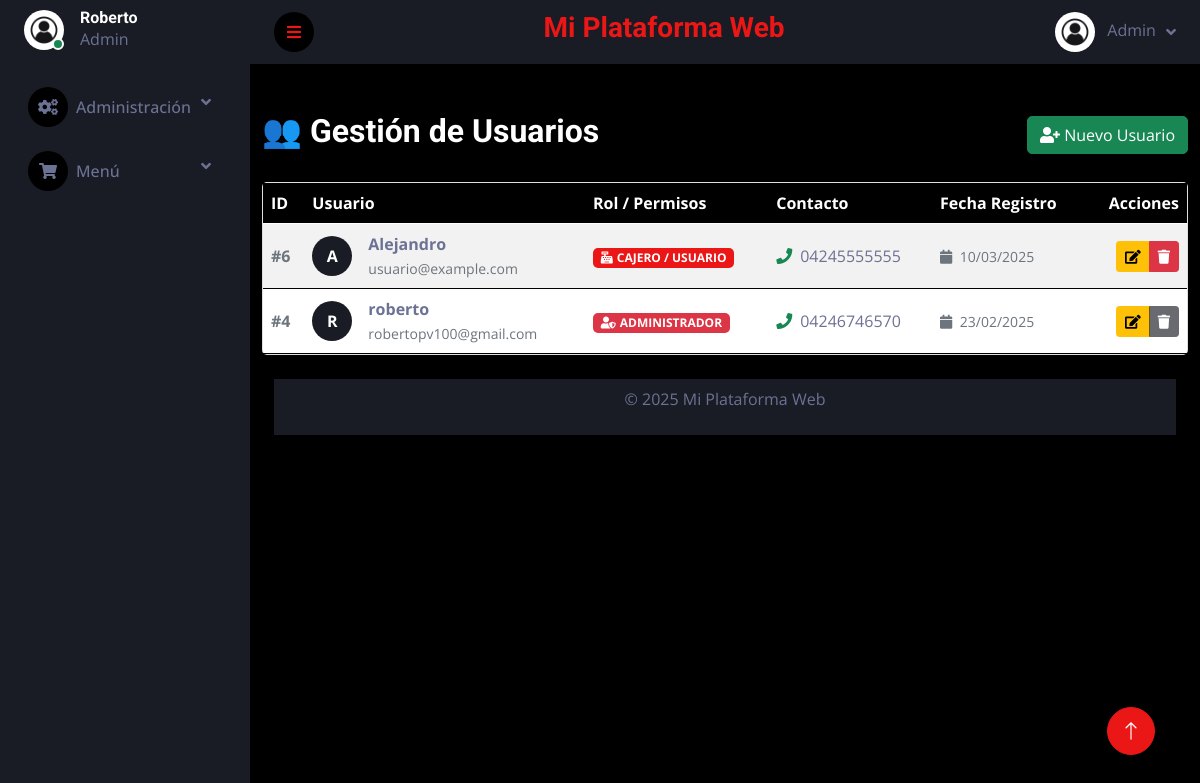
The app's page /admin/usuarios.php (signed in), older data.
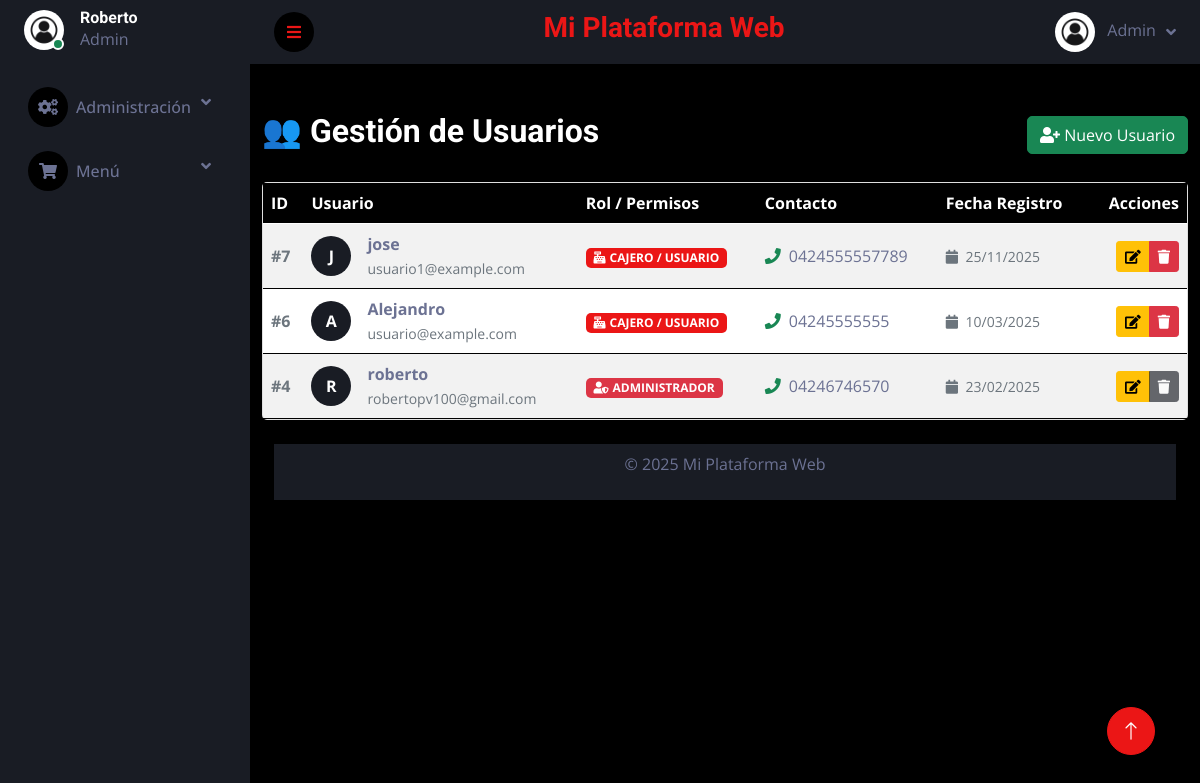
The same page, newer data.
### tables this page shows
CREATE TABLE `users` (
  `id` int(11) NOT NULL,
  `name` varchar(100) NOT NULL,
  `email` varchar(150) NOT NULL,
  `password` varchar(255) NOT NULL,
  `phone` varchar(20) NOT NULL,
  `document_id` varchar(50) NOT NULL,
  `address` text NOT NULL,
  `role` enum('admin','user') NOT NULL DEFAULT 'user',
  `profile_pic` varchar(255) DEFAULT 'default.jpg',
  `balance` decimal(10,2) DEFAULT 0.00,
  `reset_token` varchar(255) DEFAULT NULL,
  `token_expiry` datetime DEFAULT NULL,
  `created_at` timestamp NULL DEFAULT current_timestamp(),
  `updated_at` timestamp NULL DEFAULT current_timestamp() ON UPDATE current_timestamp()
);

### funciones/conexion.php (called while the page is built, shortened)
<?php
class Database
{
    private static $connection = null;
    public static function getConnection()
    {
        if (self::$connection === null) {
            try {
                $host     = $_ENV['DB_HOST'] ?? 'localhost';
                $dbname   = $_ENV['DB_NAME'] ?? 'minimarket';
                $username = $_ENV['DB_USER'] ?? 'root';
                $password = $_ENV['DB_PASSWORD'] ?? '';
                $port     = $_ENV['DB_PORT'] ?? '3306';
                $options = [
                    PDO::ATTR_ERRMODE            => PDO::ERRMODE_EXCEPTION,
                    PDO::ATTR_DEFAULT_FETCH_MODE => PDO::FETCH_ASSOC,
                    PDO::ATTR_EMULATE_PREPARES   => false,
                ];
                self::$connection = new PDO(
                    "mysql:host=$host;port=$port;dbname=$dbname;charset=utf8mb4",
                    $username,
                    $password,
                    $options
                );
            } catch (PDOException $e) {
                error_log("Error de conexión: " . $e->getMessage());
                die("<h3>Error de conexión.</h3><p>Verifica tu archivo .env y los logs del servidor.</p>");
            }
        }
        return self::$connection;
    }
}
?>

### templates/autoload.php (called while the page is built, shortened)
<?php
require_once '../funciones/conexion.php';
$db = Database::getConnection();
require_once '../funciones/UserManager.php';
$userManager = new UserManager($db);

### funciones/UserManager.php (called while the page is built, shortened)
<?php
class UserManager {
    private $db;
    public function __construct() {
        $this->db = Database::getConnection();
    }
    public function getAllUsers() {
        $stmt = $this->db->prepare("SELECT id, name, email, phone, role, created_at FROM users ORDER BY created_at DESC");
        $stmt->execute();
        return $stmt->fetchAll(PDO::FETCH_ASSOC);
    }
}

### admin/usuarios.php (the view, shortened to what the changed rows need)
<?php
require_once '../templates/autoload.php';
require_once '../templates/header.php';
$usuarios = $userManager->getAllUsers();
?>
<div class="container mt-5">
    <div class="d-flex justify-content-between align-items-center mb-4">
        <h2>👥 Gestión de Usuarios</h2>
    </div>
    <div class="card shadow">
        <div class="card-body p-0">
            <div class="table-responsive">
                <table class="table table-striped table-hover mb-0 align-middle">
                    <thead class="table-dark">
                        <tr>
                            <th>ID</th>
                            <th>Usuario</th>
                            <th>Rol / Permisos</th>
                            <th>Contacto</th>
                            <th>Fecha Registro</th>
                            <th class="text-end">Acciones</th>
                        </tr>
                    </thead>
                    <tbody>
                        <?php foreach ($usuarios as $usuario): ?>
                            <?php
                                $roleBadge = match($usuario['role']) {
                                    'admin' => '<span class="badge bg-danger"><i class="fa fa-user-shield me-1"></i>ADMINISTRADOR</span>',
                                    'user' => '<span class="badge bg-primary"><i class="fa fa-cash-register me-1"></i>CAJERO / USUARIO</span>',
                                    default => '<span class="badge bg-secondary">INVITADO</span>'
                                };
                                $initial = strtoupper(substr($usuario['name'], 0, 1));
                            ?>
                            <tr>
                                <td class="fw-bold text-muted">#<?= $usuario['id'] ?></td>
                                <td>
                                    <div class="d-flex align-items-center">
                                        <div class="bg-secondary text-white rounded-circle d-flex align-items-center justify-content-center me-3" style="width: 40px; height: 40px; font-weight: bold;">
                                            <?= $initial ?>
                                        </div>
                                        <div>
                                            <span class="fw-bold"><?= htmlspecialchars($usuario['name']) ?></span><br>
                                            <small class="text-muted"><?= htmlspecialchars($usuario['email']) ?></small>
                                        </div>
                                    </div>
                                </td>
                                <td><?= $roleBadge ?></td>
                                <td>
                                    <?php if(!empty($usuario['phone'])): ?>
                                        <i class="fa fa-phone text-success me-2"></i><?= htmlspecialchars($usuario['phone']) ?>
                                    <?php else: ?>
                                        <span class="text-muted small">Sin teléfono</span>
                                    <?php endif; ?>
                                </td>
                                <td>
                                    <small class="text-muted">
                                        <i class="fa fa-calendar me-1"></i>
                                        <?= date('d/m/Y', strtotime($usuario['created_at'])) ?>
                                    </small>
                                </td>
                                <td class="text-end">
                                    <div class="btn-group">
                                        <a href="editar_usuario.php?id=<?= $usuario['id'] ?>" class="btn btn-sm btn-warning" title="Editar">
                                            <i class="fa fa-edit"></i>
                                        </a>
                                        <?php if($usuario['id'] != $_SESSION['user_id']): ?>
                                            <a href="eliminar_usuario.php?id=<?= $usuario['id'] ?>" class="btn btn-sm btn-danger" title="Eliminar" onclick="return confirm('¿Estás seguro de eliminar a este usuario?');">
                                                <i class="fa fa-trash"></i>
                                            </a>
                                        <?php else: ?>
                                            <button class="btn btn-sm btn-secondary" disabled title="No puedes borrarte a ti mismo"><i class="fa fa-trash"></i></button>
                                        <?php endif; ?>
                                    </div>
                                </td>
                            </tr>
                        <?php endforeach; ?>
                    </tbody>
                </table>
            </div>
        </div>
    </div>
</div>
<?php require_once '../templates/footer.php'; ?>

Row changes from the older to the newer data that the page shows:
added users: id "7", name "J", name "jose", email "usuario1@example.com", role "CAJERO / USUARIO", phone "0424555557789", created_at "25/11/2025"
